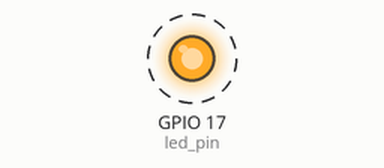
The program below on a simulated Raspberry Pi (BCM pin numbers). Parts: output pins drawn as LEDs (lit = HIGH). Dashed ring = blinking.

Above: at 0.5 s.
Timing chart, 0 to 4.6 s (numbered marks = the images above):
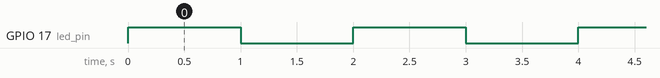

Measured:
- by itself, GPIO 17 (led_pin): alternates HIGH for 1.0 s and LOW for 1.0 s

The program:

blink_led.py
```python
#!/usr/bin/env python3
# -*- coding: utf-8 -*-

# Copyright (c) 2014 Jérémie DECOCK (http://www.jdhp.org)

# Permission is hereby granted, free of charge, to any person obtaining a copy
# of this software and associated documentation files (the "Software"), to deal
# in the Software without restriction, including without limitation the rights
# to use, copy, modify, merge, publish, distribute, sublicense, and/or sell
# copies of the Software, and to permit persons to whom the Software is
# furnished to do so, subject to the following conditions:

# The above copyright notice and this permission notice shall be included in
# all copies or substantial portions of the Software.

# THE SOFTWARE IS PROVIDED "AS IS", WITHOUT WARRANTY OF ANY KIND, EXPRESS OR
# IMPLIED, INCLUDING BUT NOT LIMITED TO THE WARRANTIES OF MERCHANTABILITY,
# FITNESS FOR A PARTICULAR PURPOSE AND NONINFRINGEMENT. IN NO EVENT SHALL THE
# AUTHORS OR COPYRIGHT HOLDERS BE LIABLE FOR ANY CLAIM, DAMAGES OR OTHER
# LIABILITY, WHETHER IN AN ACTION OF CONTRACT, TORT OR OTHERWISE, ARISING FROM,
# OUT OF OR IN CONNECTION WITH THE SOFTWARE OR THE USE OR OTHER DEALINGS IN
# THE SOFTWARE.

# Dependencies (Raspbian):
#
#    aptitude install python3-rpi.gpio
#
# Pinout:
#
#     Model A, Model B rev.2:
#                  _ _
#        3.3V    -| V |-    5V
#   (i2c) SDA  2 -|   |-    5V
#   (i2c) SCL  3 -|   |-    GND
#              4 -|   |- 14 TXD (serial)
#         GND    -|   |- 15 RXD (serial)
#             17 -|   |- 18
#             27 -|   |-    GND
#             22 -|   |- 23
#        3.3V    -|   |- 24
#  (spi) MOSI 10 -|   |-    GND
#  (spi) MISO  9 -|   |- 25
#  (spi) SCKL 11 -|   |- 8
#         GND    -|   |- 7
#                  ---
#
# The GPIO uses 3.3V for all inputs and outputs.
# Any pin with a number next to it can act as a GPIO pin.
#
# Special pins:
# - TXD, RXD = the serial interface
# - SDA, SCL = the I2C interface
# - MOSI, MISO, SCKL = the SPI interface
#
# Warning:
# - Do not put more than 3.3V on any GPIO pin.
# - Do not draw more than 3mA per output.
# - Do not draw more than a total of 50mA from the 3.3V supply pins.
# - Do not draw more than a total of 250mA from the 5V supply pins.

# Warning: you should execute this script as "root" to get the right to handle GPIO pins.

# Inspired by "Recipe 9.1" of the "Raspberry Pi Cookbook" by Simon Monk (ed. Oreilly)

# Turn a LED on and off on GPIO pin 17.
#
#    pin 17 ---/\/\/\---|>|--- GND pin
#                1k

import RPi.GPIO as gpio
import time

import signal
import sys

led_pin = 17


def sigint_handler(signal, frame):
    """Exit properly"""
    gpio.output(led_pin, False)
    print("Bye")
    sys.exit(0)


def main():
    """Main function"""

    signal.signal(signal.SIGINT, sigint_handler)

    # gpio.setmode: set up numbering mode to use for channels.
    # - gpio.BOARD = use Raspberry Pi board numbers.
    # - gpio.BCM = use  Broadcom GPIO 00..nn numbers.
    gpio.setmode(gpio.BCM)

    gpio.setup(led_pin, gpio.OUT)

    while True:
        gpio.output(led_pin, True)
        time.sleep(1)   # Wait 1 second

        gpio.output(led_pin, False)
        time.sleep(1)   # Wait 1 second


if __name__ == '__main__':
    main()
```
